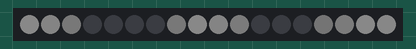
Recording of a sketch running on a simulated Arduino Uno, built with avr-gcc and run on an emulated ATmega328P. Parts: 18 RGB LEDs in strip order, left to right. Dim RGB values are drawn brighter than linear.

Above: at 0.17 s.
At 5.08 s:
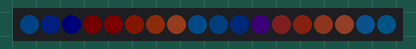
At 10.0 s:
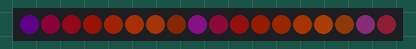
At 19.83 s:
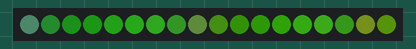
At 29.67 s:
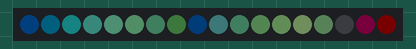
At 39.81 s:
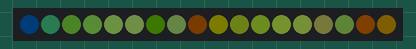

The sketch:

neopixel-rose-curve.ino
```cpp
// (licence header left out)
#include <Adafruit_NeoPixel.h>

// Parameter 1 = number of pixels in strip
// Parameter 2 = pin number (most are valid)
// Parameter 3 = pixel type flags, add together as needed:
//   NEO_RGB     Pixels are wired for RGB bitstream
//   NEO_GRB     Pixels are wired for GRB bitstream
//   NEO_KHZ400  400 KHz bitstream (e.g. FLORA pixels)
//   NEO_KHZ800  800 KHz bitstream (e.g. High Density LED strip)
int NUM_LEDS = 18;
int LED_PIN = 4;
Adafruit_NeoPixel strip = Adafruit_NeoPixel(NUM_LEDS, LED_PIN, NEO_GRB + NEO_KHZ800);

// Convenient 2D point structure
struct Point {
  float x;
  float y;
};

float colorStretch = 0.11;    // Higher numbers will produce tighter color bands. I like 0.11 .

int len = 5;
float theta_1 = 0.0;
float theta_2 = 0.0;
float theta_Increment = 0.03; // Controls the speed of the moving points. Higher == faster. I like 0.03
float t_Increment = 0.03;
float t = 0.0;

#define NUM_ROSES 3
float k[NUM_ROSES];
void setup() {
  strip.begin();
  strip.show(); // Initialize all pixels to 'off'
}

// This function is called every frame.
void loop() {

  t += t_Increment;

  // Based on the harmonic movement of a double pendulum: https://en.wikipedia.org/wiki/Double_pendulum
  Point rose1 = { (cos(1.000*t)*cos(t)*4.5), (cos(1.310*t)*sin(t)*4.0) };
  Point rose2 = { (cos(1.770*t)*cos(t)*4.5), (cos(2.865*t)*sin(t)*4.0) };
  Point rose3 = { (cos(0.250*t)*cos(t)*4.5), (cos(0.750*t)*sin(t)*4.0) };


  byte row, col;

  // For each row...
  for( row=0; row<5; row++ ) {
    float row_f = float(row);  // Optimization: Keep a floating point value of the row number, instead of recasting it repeatedly.

    // For each column...
    for( col=0; col<8; col++ ) {
      float col_f = float(col);  // Optimization.

      // Calculate the distance between this LED, and rose1.
      Point dist1 = { col_f - rose1.x, row_f - rose1.y };  // The vector
      float distance1 = sqrt( dist1.x*dist1.x + dist1.y*dist1.y );

      // Calculate the distance between this LED, and rose2.
      Point dist2 = { col_f - rose2.x, row_f - rose2.y };  // The vector
      float distance2 = sqrt( dist2.x*dist2.x + dist2.y*dist2.y );

      // Calculate the distance between this LED and rose3.
      Point dist3 = { col_f - rose3.x, row_f - rose3.y };
      float distance3 = sqrt( dist3.x*dist3.x + dist3.y*dist3.y );

      // Warp the distance with a sin() function. As the distance value increases, the LEDs will get light,dark,light,dark,etc...
      // You can use a cos() for slightly different shading, or experiment with other functions. Go crazy!
      float color_1 = distance1;  // range: 0.0...1.0
      float color_2 = distance2;
      float color_3 = distance3;
      float color_4 = (sin( distance1 * distance2 * colorStretch )) + 2.0 * 0.5;

      // Square the color_f value to weight it towards 0. The image will be darker and have higher contrast.
      color_1 *= color_1 * color_4;
      color_2 *= color_2 * color_4;
      color_3 *= color_3 * color_4;
      color_4 *= color_4;

      // Scale the color up to 0..7 . Max brightness is 7.
      // calming Seaside
      //strip.setPixelColor(col + (8 * row), strip.Color(color_1, color_2, color_3));
      // burning christmas tree
      //strip.setPixelColor(col + (8 * row), strip.Color(color_2, color_3, color_4));
      // perfect fairies
      strip.setPixelColor(col + (8 * row), strip.Color(color_2, color_3, color_1));
      //strip.setPixelColor(col + (8 * row), strip.Color(color_3, color_2, color_1));
      //strip.setPixelColor(col + (8 * row), strip.Color(color_2, color_4, color_3));
    }
  }
  strip.setBrightness(75);
  strip.show();
}
```
